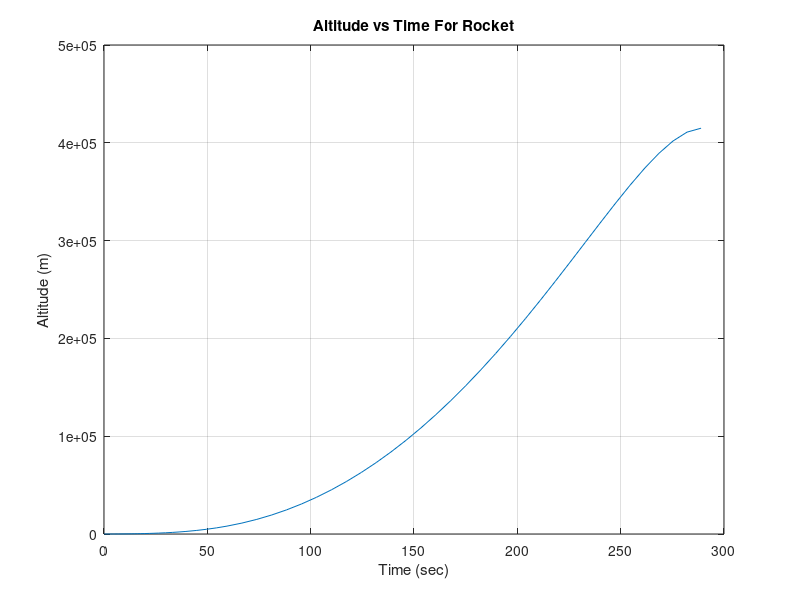
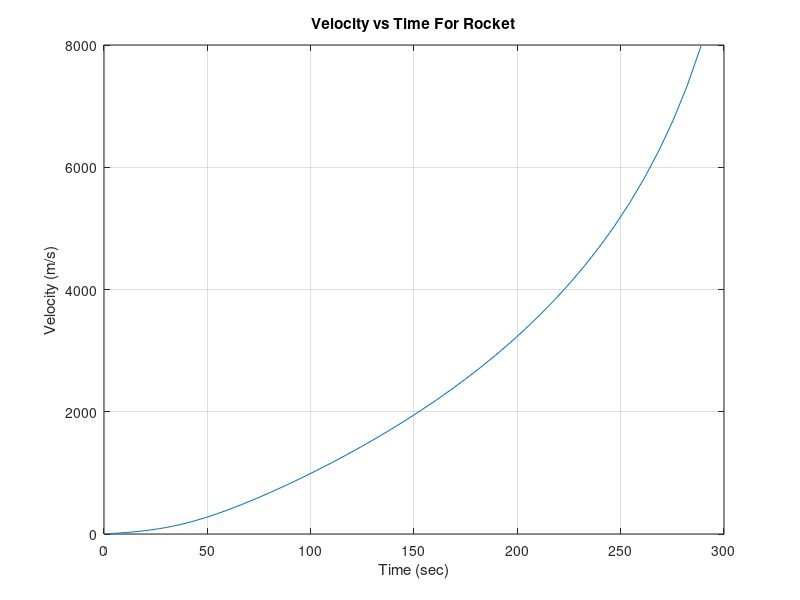
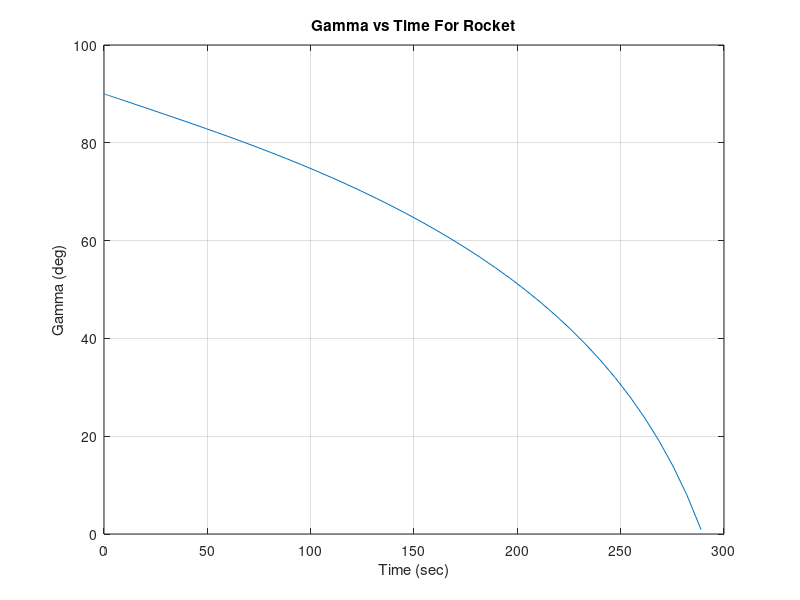
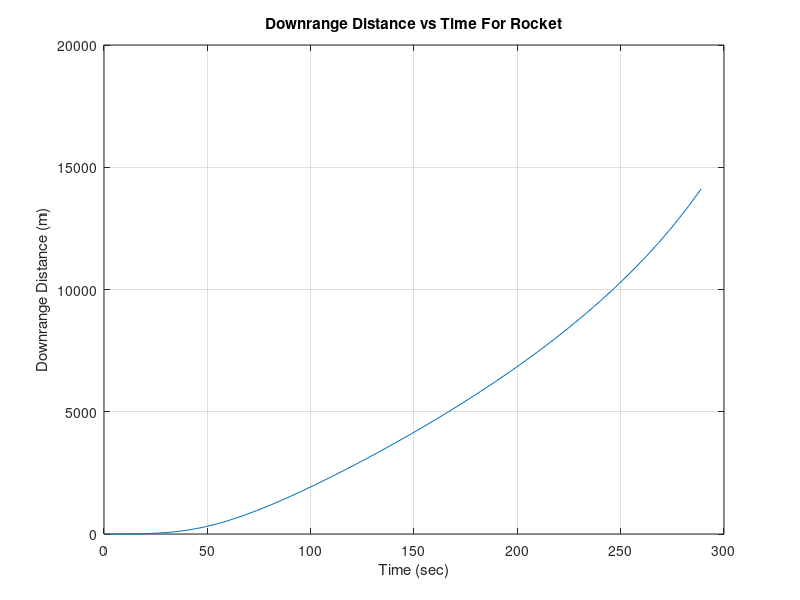

The MATLAB source for these figures, in order:
function EGA215_954313_A1_Q3
    clc
    
    m0 = 100000;        %lift off mass
    T2W = 1.2;          %thrust to weight ratio
    Isp = 390;          %specific impulse
    g = 9.81;           %gravity constant
        
    n = 9;              %mass ratio
 
    Re = 6378;          %earths radius at the equator (km)
    
    W = m0 * g;         %Weight intital 
    T = T2W * W;        %thrust at initial weight
    mdot = T/(Isp * g); %echaust mass flow rate with initial thrust
    mp = m0 - m0/n;     %propellent mass
    tbo = mp/mdot;      %time to burnout

    [t , u] = ode45(@Q3a ,[0,tbo], [0.01; 90; 0; 0]);
     
    figure(1)
    plot(t,u(:,3))
    xlabel('Time (sec)') 
    ylabel('Altitude (m)')
    title('Altitude vs Time For Rocket')
    grid on
    
    figure(2)
    plot(t,u(:,1))
    xlabel('Time (sec)') 
    ylabel('Velocity (m/s)')
    title('Velocity vs Time For Rocket')
    grid on
    
    figure(3)
    plot(t,u(:,2))
    xlabel('Time (sec)') 
    ylabel('Gamma (deg)')
    title('Gamma vs Time For Rocket')
    grid on
    
    figure(4)
    plot(t,u(:,4))
    xlabel('Time (sec)') 
    ylabel('Downrange Distance (m)')
    title('Downrange Distance vs Time For Rocket')
    grid on
        
    hbo1 = max(u(:,3))/1000;
    vbo1 = max(u(:,1))/1000; % (km/s)
    gammabo1 = min(u(:,2));
    
    mu = 398600; %km3/s2
    vorbit = sqrt(mu/(Re + hbo1)); %minmal orbit velocity
    
    fprintf('Gamma at burnout: %f deg \nVelocity at burnout: %f km/s \nAltitude at burnout: %f km\nMinimal orbit velocity: %f km/s \n', gammabo1, vbo1, hbo1, vorbit)
    fprintf('The mass ratio (n) value: %f \nThe Gimbal angle (alpha): -0.62 deg\n', n)

    %-----------------------------------%
    %Q3 e)
    %-----------------------------------%
    
    figure(5)
    plot(u(:,4),u(:,3))
    xlabel('Downrange distance (m)') 
    ylabel('Altitude (km)')
    title('Downrange distance vs Altitude (Rocket Trajectory)')
    axis equal
    grid on
    
    %-----------------------------------%   
end

function du = Q3a(t,u) 
    v = u(1);
    gamma = u(2);
    h = u(3);
    x = u(4);
  
    m0 = 100000;
    T2W = 1.2;
    Isp = 390;
    Cd = 0.35;
    d = 2.5;
    rho0 = 1.225;
    hscale = 7.5; %m
    g = 9.81;
    
    alpha = -0.62; %deg
    
    Re = 6378;
    
    W = m0 * g;         %Weight intital 
    T = T2W * W;        %thrust at initial weight
    mdot = T/(Isp * g); %echaust mass flow rate with initial thrust
    
    rho = rho0*exp(-h/hscale);
    gh = g/((1 + h/Re)^2);
    
    A = pi*d^2/4;
    D = A * Cd *0.5* rho * v^2;
    m = m0-mdot*t;
    
    
    dv = ((T*cosd(alpha))-D)/m - gh*sind(gamma);
    dgamma = (v/(Re+h)- gh/v)*cosd(gamma) + (T*sind(alpha))/m;
    dh = v*sind(gamma);
    dx = (Re*v*cosd(gamma))/(Re+h);
  
    du = [dv; dgamma; dh; dx];

end